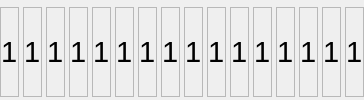
             <widget class="QWidget" name="res" native="true">
              <property name="font">
               <font>
                <family>HarmonyOS Sans SC Medium</family>
                <pointsize>12</pointsize>
               </font>
              </property>
              <layout class="QHBoxLayout" name="horizontalLayout_11">
               <property name="spacing">
                <number>4</number>
               </property>
               <property name="leftMargin">
                <number>0</number>
               </property>
               <property name="topMargin">
                <number>7</number>
               </property>
               <property name="rightMargin">
                <number>0</number>
               </property>
               <property name="bottomMargin">
                <number>3</number>
               </property>
               <item>
                <widget class="QFrame" name="label1">
                 <property name="font">
                  <font>
                   <family>HarmonyOS Sans SC Medium</family>
                   <pointsize>12</pointsize>
                  </font>
                 </property>
                 <property name="accessibleDescription">
                  <string notr="true"/>
                 </property>
                 <property name="frameShape">
                  <enum>QFrame::StyledPanel</enum>
                 </property>
                 <property name="frameShadow">
                  <enum>QFrame::Raised</enum>
                 </property>
                 <layout class="QHBoxLayout" name="horizontalLayout_27">
                  <property name="spacing">
                   <number>0</number>
                  </property>
                  <property name="leftMargin">
                   <number>0</number>
                  </property>
                  <property name="topMargin">
                   <number>0</number>
                  </property>
                  <property name="rightMargin">
                   <number>0</number>
                  </property>
                  <property name="bottomMargin">
                   <number>0</number>
                  </property>
                  <item alignment="Qt::AlignHCenter">
                   <widget class="QLabel" name="res1">
                    <property name="font">
                     <font>
                      <family>Segoe UI</family>
                      <pointsize>22</pointsize>
                     </font>
                    </property>
                    <property name="accessibleDescription">
                     <string notr="true"/>
                    </property>
                    <property name="text">
                     <string>1</string>
                    </property>
                   </widget>
                  </item>
                 </layout>
                </widget>
               </item>
               <item>
                <widget class="QFrame" name="label2">
                 <property name="font">
                  <font>
                   <family>HarmonyOS Sans SC Medium</family>
                   <pointsize>12</pointsize>
                  </font>
                 </property>
                 <property name="accessibleDescription">
                  <string notr="true"/>
                 </property>
                 <property name="frameShape">
                  <enum>QFrame::StyledPanel</enum>
                 </property>
                 <property name="frameShadow">
                  <enum>QFrame::Raised</enum>
                 </property>
                 <layout class="QHBoxLayout" name="horizontalLayout_26">
                  <property name="spacing">
                   <number>0</number>
                  </property>
                  <property name="leftMargin">
                   <number>0</number>
                  </property>
                  <property name="topMargin">
                   <number>0</number>
                  </property>
                  <property name="rightMargin">
                   <number>0</number>
                  </property>
                  <property name="bottomMargin">
                   <number>0</number>
                  </property>
                  <item alignment="Qt::AlignHCenter">
                   <widget class="QLabel" name="res2">
                    <property name="font">
                     <font>
                      <family>Segoe UI</family>
                      <pointsize>22</pointsize>
                     </font>
                    </property>
                    <property name="accessibleDescription">
                     <string notr="true"/>
                    </property>
                    <property name="text">
                     <string>1</string>
                    </property>
                   </widget>
                  </item>
                 </layout>
                </widget>
               </item>
               <item>
                <widget class="QFrame" name="label3">
                 <property name="font">
                  <font>
                   <family>HarmonyOS Sans SC Medium</family>
                   <pointsize>12</pointsize>
                  </font>
                 </property>
                 <property name="accessibleDescription">
                  <string notr="true"/>
                 </property>
                 <property name="frameShape">
                  <enum>QFrame::StyledPanel</enum>
                 </property>
                 <property name="frameShadow">
                  <enum>QFrame::Raised</enum>
                 </property>
                 <layout class="QHBoxLayout" name="horizontalLayout_25">
                  <property name="spacing">
                   <number>0</number>
                  </property>
                  <property name="leftMargin">
                   <number>0</number>
                  </property>
                  <property name="topMargin">
                   <number>0</number>
                  </property>
                  <property name="rightMargin">
                   <number>0</number>
                  </property>
                  <property name="bottomMargin">
                   <number>0</number>
                  </property>
                  <item alignment="Qt::AlignHCenter">
                   <widget class="QLabel" name="res3">
                    <property name="font">
                     <font>
                      <family>Segoe UI</family>
                      <pointsize>22</pointsize>
                     </font>
                    </property>
                    <property name="accessibleDescription">
                     <string notr="true"/>
                    </property>
                    <property name="text">
                     <string>1</string>
                    </property>
                   </widget>
                  </item>
                 </layout>
                </widget>
               </item>
               <item>
                <widget class="QFrame" name="label4">
                 <property name="font">
                  <font>
                   <family>HarmonyOS Sans SC Medium</family>
                   <pointsize>12</pointsize>
                  </font>
                 </property>
                 <property name="accessibleDescription">
                  <string notr="true"/>
                 </property>
                 <property name="frameShape">
                  <enum>QFrame::StyledPanel</enum>
                 </property>
                 <property name="frameShadow">
                  <enum>QFrame::Raised</enum>
                 </property>
                 <layout class="QHBoxLayout" name="horizontalLayout_24">
                  <property name="spacing">
                   <number>0</number>
                  </property>
                  <property name="leftMargin">
                   <number>0</number>
                  </property>
                  <property name="topMargin">
                   <number>0</number>
                  </property>
                  <property name="rightMargin">
                   <number>0</number>
                  </property>
                  <property name="bottomMargin">
                   <number>0</number>
                  </property>
                  <item alignment="Qt::AlignHCenter">
                   <widget class="QLabel" name="res4">
                    <property name="font">
                     <font>
                      <family>Segoe UI</family>
                      <pointsize>22</pointsize>
                     </font>
                    </property>
                    <property name="accessibleDescription">
                     <string notr="true"/>
                    </property>
                    <property name="text">
                     <string>1</string>
                    </property>
                   </widget>
                  </item>
                 </layout>
                </widget>
               </item>
               <item>
                <widget class="QFrame" name="label5">
                 <property name="font">
                  <font>
                   <family>HarmonyOS Sans SC Medium</family>
                   <pointsize>12</pointsize>
                  </font>
                 </property>
                 <property name="accessibleDescription">
                  <string notr="true"/>
                 </property>
                 <property name="frameShape">
                  <enum>QFrame::StyledPanel</enum>
                 </property>
                 <property name="frameShadow">
                  <enum>QFrame::Raised</enum>
                 </property>
                 <layout class="QHBoxLayout" name="horizontalLayout_23">
                  <property name="spacing">
                   <number>0</number>
                  </property>
                  <property name="leftMargin">
                   <number>0</number>
                  </property>
                  <property name="topMargin">
                   <number>0</number>
                  </property>
                  <property name="rightMargin">
                   <number>0</number>
                  </property>
                  <property name="bottomMargin">
                   <number>0</number>
                  </property>
                  <item alignment="Qt::AlignHCenter">
                   <widget class="QLabel" name="res5">
                    <property name="font">
                     <font>
                      <family>Segoe UI</family>
                      <pointsize>22</pointsize>
                     </font>
                    </property>
                    <property name="accessibleDescription">
                     <string notr="true"/>
                    </property>
                    <property name="text">
                     <string>1</string>
                    </property>
                   </widget>
                  </item>
                 </layout>
                </widget>
               </item>
               <item>
                <widget class="QFrame" name="label6">
                 <property name="font">
                  <font>
                   <family>HarmonyOS Sans SC Medium</family>
                   <pointsize>12</pointsize>
                  </font>
                 </property>
                 <property name="accessibleDescription">
                  <string notr="true"/>
                 </property>
                 <property name="frameShape">
                  <enum>QFrame::StyledPanel</enum>
                 </property>
                 <property name="frameShadow">
                  <enum>QFrame::Raised</enum>
                 </property>
                 <layout class="QHBoxLayout" name="horizontalLayout_22">
                  <property name="spacing">
                   <number>0</number>
                  </property>
                  <property name="leftMargin">
                   <number>0</number>
                  </property>
                  <property name="topMargin">
                   <number>0</number>
                  </property>
                  <property name="rightMargin">
                   <number>0</number>
                  </property>
                  <property name="bottomMargin">
                   <number>0</number>
                  </property>
                  <item alignment="Qt::AlignHCenter">
                   <widget class="QLabel" name="res6">
                    <property name="font">
                     <font>
                      <family>Segoe UI</family>
                      <pointsize>22</pointsize>
                     </font>
                    </property>
                    <property name="accessibleDescription">
                     <string notr="true"/>
                    </property>
                    <property name="text">
                     <string>1</string>
                    </property>
                   </widget>
                  </item>
                 </layout>
                </widget>
               </item>
               <item>
                <widget class="QFrame" name="label7">
                 <property name="font">
                  <font>
                   <family>HarmonyOS Sans SC Medium</family>
                   <pointsize>12</pointsize>
                  </font>
                 </property>
                 <property name="accessibleDescription">
                  <string notr="true"/>
                 </property>
                 <property name="frameShape">
                  <enum>QFrame::StyledPanel</enum>
                 </property>
                 <property name="frameShadow">
                  <enum>QFrame::Raised</enum>
                 </property>
                 <layout class="QHBoxLayout" name="horizontalLayout_21">
                  <property name="spacing">
                   <number>0</number>
                  </property>
                  <property name="leftMargin">
                   <number>0</number>
                  </property>
                  <property name="topMargin">
                   <number>0</number>
                  </property>
                  <property name="rightMargin">
                   <number>0</number>
                  </property>
                  <property name="bottomMargin">
                   <number>0</number>
                  </property>
                  <item alignment="Qt::AlignHCenter">
                   <widget class="QLabel" name="res7">
                    <property name="font">
                     <font>
                      <family>Segoe UI</family>
                      <pointsize>22</pointsize>
                     </font>
                    </property>
                    <property name="accessibleDescription">
                     <string notr="true"/>
                    </property>
                    <property name="text">
                     <string>1</string>
                    </property>
                   </widget>
                  </item>
                 </layout>
                </widget>
               </item>
               <item>
                <widget class="QFrame" name="label8">
                 <property name="font">
                  <font>
                   <family>HarmonyOS Sans SC Medium</family>
                   <pointsize>12</pointsize>
                  </font>
                 </property>
                 <property name="accessibleDescription">
                  <string notr="true"/>
                 </property>
                 <property name="frameShape">
                  <enum>QFrame::StyledPanel</enum>
                 </property>
                 <property name="frameShadow">
                  <enum>QFrame::Raised</enum>
                 </property>
                 <layout class="QHBoxLayout" name="horizontalLayout_20">
                  <property name="spacing">
                   <number>0</number>
                  </property>
                  <property name="leftMargin">
                   <number>0</number>
                  </property>
                  <property name="topMargin">
                   <number>0</number>
                  </property>
                  <property name="rightMargin">
                   <number>0</number>
                  </property>
                  <property name="bottomMargin">
                   <number>0</number>
                  </property>
                  <item alignment="Qt::AlignHCenter">
                   <widget class="QLabel" name="res8">
                    <property name="font">
                     <font>
                      <family>Segoe UI</family>
                      <pointsize>22</pointsize>
                     </font>
                    </property>
                    <property name="accessibleDescription">
                     <string notr="true"/>
                    </property>
                    <property name="text">
                     <string>1</string>
                    </property>
                   </widget>
                  </item>
                 </layout>
                </widget>
               </item>
               <item>
                <widget class="QFrame" name="label9">
                 <property name="font">
                  <font>
                   <family>HarmonyOS Sans SC Medium</family>
                   <pointsize>12</pointsize>
                  </font>
                 </property>
                 <property name="accessibleDescription">
                  <string notr="true"/>
                 </property>
                 <property name="frameShape">
                  <enum>QFrame::StyledPanel</enum>
                 </property>
                 <property name="frameShadow">
                  <enum>QFrame::Raised</enum>
                 </property>
                 <layout class="QHBoxLayout" name="horizontalLayout_19">
                  <property name="spacing">
                   <number>0</number>
                  </property>
                  <property name="leftMargin">
                   <number>0</number>
                  </property>
                  <property name="topMargin">
                   <number>0</number>
                  </property>
                  <property name="rightMargin">
                   <number>0</number>
                  </property>
                  <property name="bottomMargin">
                   <number>0</number>
                  </property>
                  <item alignment="Qt::AlignHCenter">
                   <widget class="QLabel" name="res9">
                    <property name="font">
                     <font>
                      <family>Segoe UI</family>
                      <pointsize>22</pointsize>
                     </font>
                    </property>
                    <property name="accessibleDescription">
                     <string notr="true"/>
                    </property>
                    <property name="text">
                     <string>1</string>
                    </property>
                   </widget>
                  </item>
                 </layout>
                </widget>
               </item>
               <item>
                <widget class="QFrame" name="label10">
                 <property name="font">
                  <font>
                   <family>HarmonyOS Sans SC Medium</family>
                   <pointsize>12</pointsize>
                  </font>
                 </property>
                 <property name="accessibleDescription">
                  <string notr="true"/>
                 </property>
                 <property name="frameShape">
                  <enum>QFrame::StyledPanel</enum>
                 </property>
                 <property name="frameShadow">
                  <enum>QFrame::Raised</enum>
                 </property>
                 <layout class="QHBoxLayout" name="horizontalLayout_18">
                  <property name="spacing">
                   <number>0</number>
                  </property>
                  <property name="leftMargin">
                   <number>0</number>
                  </property>
                  <property name="topMargin">
                   <number>0</number>
                  </property>
                  <property name="rightMargin">
                   <number>0</number>
                  </property>
                  <property name="bottomMargin">
                   <number>0</number>
                  </property>
                  <item alignment="Qt::AlignHCenter">
                   <widget class="QLabel" name="res10">
                    <property name="font">
                     <font>
                      <family>Segoe UI</family>
                      <pointsize>22</pointsize>
                     </font>
                    </property>
                    <property name="accessibleDescription">
                     <string notr="true"/>
                    </property>
                    <property name="text">
                     <string>1</string>
                    </property>
                   </widget>
                  </item>
                 </layout>
                </widget>
               </item>
               <item>
                <widget class="QFrame" name="label11">
                 <property name="font">
                  <font>
                   <family>HarmonyOS Sans SC Medium</family>
                   <pointsize>12</pointsize>
                  </font>
                 </property>
                 <property name="accessibleDescription">
                  <string notr="true"/>
                 </property>
                 <property name="frameShape">
                  <enum>QFrame::StyledPanel</enum>
                 </property>
                 <property name="frameShadow">
                  <enum>QFrame::Raised</enum>
                 </property>
                 <layout class="QHBoxLayout" name="horizontalLayout_17">
                  <property name="spacing">
                   <number>0</number>
                  </property>
                  <property name="leftMargin">
                   <number>0</number>
                  </property>
                  <property name="topMargin">
                   <number>0</number>
                  </property>
                  <property name="rightMargin">
                   <number>0</number>
                  </property>
                  <property name="bottomMargin">
                   <number>0</number>
                  </property>
                  <item alignment="Qt::AlignHCenter">
                   <widget class="QLabel" name="res11">
                    <property name="font">
                     <font>
                      <family>Segoe UI</family>
                      <pointsize>22</pointsize>
                     </font>
                    </property>
                    <property name="accessibleDescription">
                     <string notr="true"/>
                    </property>
                    <property name="text">
                     <string>1</string>
                    </property>
                   </widget>
                  </item>
                 </layout>
                </widget>
               </item>
               <item>
                <widget class="QFrame" name="label12">
                 <property name="font">
                  <font>
                   <family>HarmonyOS Sans SC Medium</family>
                   <pointsize>12</pointsize>
                  </font>
                 </property>
                 <property name="accessibleDescription">
                  <string notr="true"/>
                 </property>
                 <property name="frameShape">
                  <enum>QFrame::StyledPanel</enum>
                 </property>
                 <property name="frameShadow">
                  <enum>QFrame::Raised</enum>
                 </property>
                 <layout class="QHBoxLayout" name="horizontalLayout_16">
                  <property name="spacing">
                   <number>0</number>
                  </property>
                  <property name="leftMargin">
                   <number>0</number>
                  </property>
                  <property name="topMargin">
                   <number>0</number>
                  </property>
                  <property name="rightMargin">
                   <number>0</number>
                  </property>
                  <property name="bottomMargin">
                   <number>0</number>
                  </property>
                  <item alignment="Qt::AlignHCenter">
                   <widget class="QLabel" name="res12">
                    <property name="font">
                     <font>
                      <family>Segoe UI</family>
                      <pointsize>22</pointsize>
                     </font>
                    </property>
                    <property name="accessibleDescription">
                     <string notr="true"/>
                    </property>
                    <property name="text">
                     <string>1</string>
                    </property>
                   </widget>
                  </item>
                 </layout>
                </widget>
               </item>
               <item>
                <widget class="QFrame" name="label13">
                 <property name="font">
                  <font>
                   <family>HarmonyOS Sans SC Medium</family>
                   <pointsize>12</pointsize>
                  </font>
                 </property>
                 <property name="accessibleDescription">
                  <string notr="true"/>
                 </property>
                 <property name="frameShape">
                  <enum>QFrame::StyledPanel</enum>
                 </property>
                 <property name="frameShadow">
                  <enum>QFrame::Raised</enum>
                 </property>
                 <layout class="QHBoxLayout" name="horizontalLayout_15">
                  <property name="spacing">
                   <number>0</number>
                  </property>
                  <property name="leftMargin">
                   <number>0</number>
                  </property>
                  <property name="topMargin">
                   <number>0</number>
                  </property>
                  <property name="rightMargin">
                   <number>0</number>
                  </property>
                  <property name="bottomMargin">
                   <number>0</number>
                  </property>
                  <item alignment="Qt::AlignHCenter">
                   <widget class="QLabel" name="res13">
                    <property name="font">
                     <font>
                      <family>Segoe UI</family>
                      <pointsize>22</pointsize>
                     </font>
                    </property>
                    <property name="accessibleDescription">
                     <string notr="true"/>
                    </property>
                    <property name="text">
                     <string>1</string>
                    </property>
                   </widget>
                  </item>
                 </layout>
                </widget>
               </item>
               <item>
                <widget class="QFrame" name="label14">
                 <property name="font">
                  <font>
                   <family>HarmonyOS Sans SC Medium</family>
                   <pointsize>12</pointsize>
                  </font>
                 </property>
                 <property name="accessibleDescription">
                  <string notr="true"/>
                 </property>
                 <property name="frameShape">
                  <enum>QFrame::StyledPanel</enum>
                 </property>
                 <property name="frameShadow">
                  <enum>QFrame::Raised</enum>
                 </property>
                 <layout class="QHBoxLayout" name="horizontalLayout_14">
                  <property name="spacing">
                   <number>0</number>
                  </property>
                  <property name="leftMargin">
                   <number>0</number>
                  </property>
                  <property name="topMargin">
                   <number>0</number>
                  </property>
                  <property name="rightMargin">
                   <number>0</number>
                  </property>
                  <property name="bottomMargin">
                   <number>0</number>
                  </property>
                  <item alignment="Qt::AlignHCenter">
                   <widget class="QLabel" name="res14">
                    <property name="font">
                     <font>
                      <family>Segoe UI</family>
                      <pointsize>22</pointsize>
                     </font>
                    </property>
                    <property name="accessibleDescription">
                     <string notr="true"/>
                    </property>
                    <property name="text">
                     <string>1</string>
                    </property>
                   </widget>
                  </item>
                 </layout>
                </widget>
               </item>
               <item>
                <widget class="QFrame" name="label15">
                 <property name="font">
                  <font>
                   <family>HarmonyOS Sans SC Medium</family>
                   <pointsize>12</pointsize>
                  </font>
                 </property>
                 <property name="accessibleDescription">
                  <string notr="true"/>
                 </property>
                 <property name="frameShape">
                  <enum>QFrame::StyledPanel</enum>
                 </property>
                 <property name="frameShadow">
                  <enum>QFrame::Raised</enum>
                 </property>
                 <layout class="QHBoxLayout" name="horizontalLayout_13">
                  <property name="spacing">
                   <number>0</number>
                  </property>
                  <property name="leftMargin">
                   <number>0</number>
                  </property>
                  <property name="topMargin">
                   <number>0</number>
                  </property>
                  <property name="rightMargin">
                   <number>0</number>
                  </property>
                  <property name="bottomMargin">
                   <number>0</number>
                  </property>
                  <item alignment="Qt::AlignHCenter">
                   <widget class="QLabel" name="res15">
                    <property name="font">
                     <font>
                      <family>Segoe UI</family>
                      <pointsize>22</pointsize>
                     </font>
                    </property>
                    <property name="accessibleDescription">
                     <string notr="true"/>
                    </property>
                    <property name="text">
                     <string>1</string>
                    </property>
                   </widget>
                  </item>
                 </layout>
                </widget>
               </item>
               <item>
                <widget class="QFrame" name="label16">
                 <property name="font">
                  <font>
                   <family>HarmonyOS Sans SC Medium</family>
                   <pointsize>12</pointsize>
                  </font>
                 </property>
                 <property name="accessibleDescription">
                  <string notr="true"/>
                 </property>
                 <property name="frameShape">
                  <enum>QFrame::StyledPanel</enum>
                 </property>
                 <property name="frameShadow">
                  <enum>QFrame::Raised</enum>
                 </property>
                 <layout class="QHBoxLayout" name="horizontalLayout_12">
                  <property name="spacing">
                   <number>0</number>
                  </property>
                  <property name="leftMargin">
                   <number>0</number>
                  </property>
                  <property name="topMargin">
                   <number>0</number>
                  </property>
                  <property name="rightMargin">
                   <number>0</number>
                  </property>
                  <property name="bottomMargin">
                   <number>0</number>
                  </property>
                  <item alignment="Qt::AlignHCenter">
                   <widget class="QLabel" name="res16">
                    <property name="font">
                     <font>
                      <family>Segoe UI</family>
                      <pointsize>22</pointsize>
                     </font>
                    </property>
                    <property name="accessibleDescription">
                     <string notr="true"/>
                    </property>
                    <property name="text">
                     <string>1</string>
                    </property>
                   </widget>
                  </item>
                 </layout>
                </widget>
               </item>
              </layout>
             </widget>
